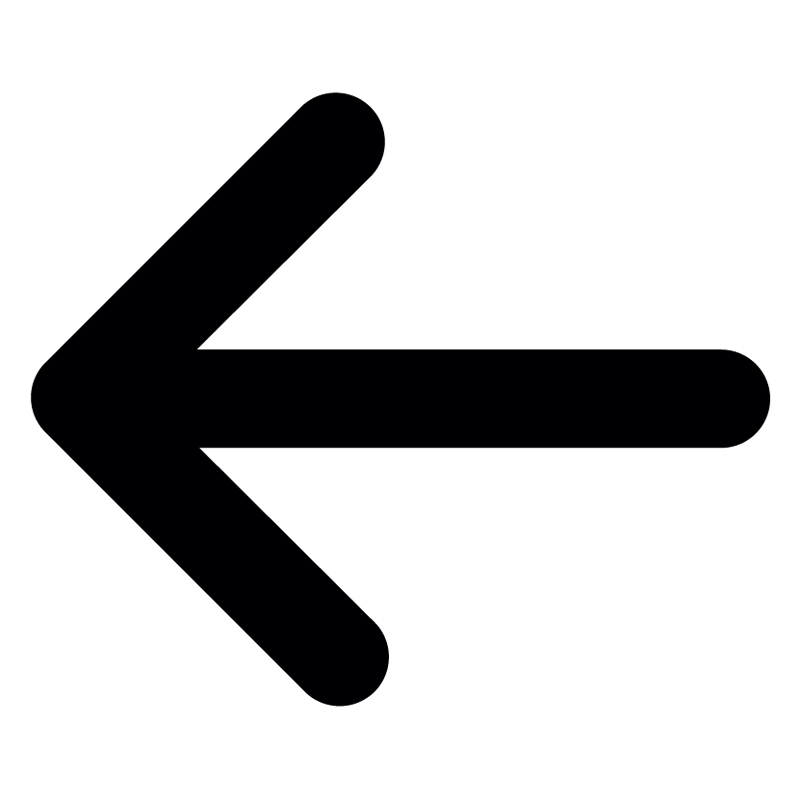
#> input picture images/left.jpg, 800 x 800 px; its folder holds 2 pictures in this run; the run also reads 1 picture not shown here
$ jupyter execute --allow-errors Classifier.ipynb
#> lines starting #> are read from the running program, lines starting #| are printed output that depends on the picture
Importing necessary packages

[cell 1]
import cv2
from imutils import paths
import matplotlib.pyplot as plt
import numpy as np

Accessing images

[cell 2]
imagePaths = list(paths.list_images('images/'))
print(imagePaths)
arrowLabels=['left','right']
print(arrowLabels)

Plotting our image

[cell 3]
arrowtemplate={}
fig=plt.figure(figsize=(10,10))
for i,(image,label) in enumerate(zip(imagePaths,arrowLabels)):
    image=cv2.imread(image)
#> image is the input picture: shape (800, 800, 3); mean B, G, R 201.2, 200.7, 200.7
    ref_image=cv2.resize(image,(100,100))
    arrowtemplate[label]=ref_image
    #print(image.shape)
    fig.add_subplot(1, 2, i+1)
    plt.imshow(ref_image)
plt.show()
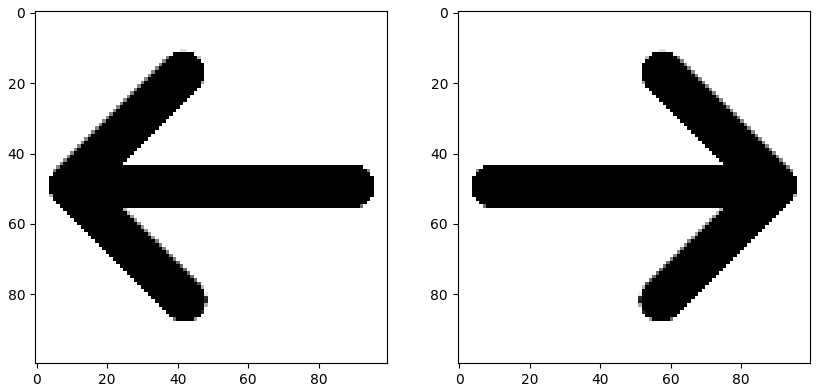
#> figure drawn by matplotlib, 2 panels; B, G, R data is drawn as R, G, B

#> (a cell that did not finish here is left out)

[cell 5]
inputImage=cv2.imread('images/right.jpg')
inputImage=cv2.resize(inputImage,(100,100))
scores=[]
for label,image in arrowtemplate.items():
    result = cv2.matchTemplate(inputImage, image,cv2.TM_CCOEFF)
    (_, score, _, _) = cv2.minMaxLoc(result)
    scores.append(score)
#> this loop made 2 passes
#> (label, result, score) on passes 1 to 2: ('left', [122465512], 122465512), ('right', [320121632], 320121632)
#> after the loop, scores = [122465512, 320121632]

[cell 6]
scores
#> Out = [122465512, 320121632]

[cell 7]
arrowindex=np.argmax(scores)
#> arrowindex = 1
arrowindex
#> Out = 1
